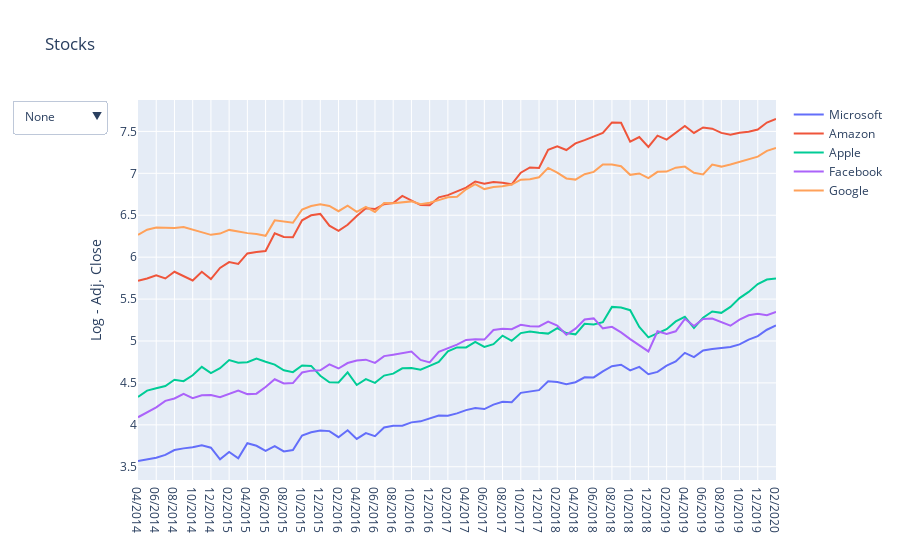

Notebook code for this chart:
### Markdown cell above
**Creating** an **interactive figure** to show the development of stock prices:

### Code cell
# a. Initialize figure

fig = go.Figure()

# b. Add scatters for each big tech ticker

fig.add_trace(
    go.Scatter(x = list(df_big.Date), y = list(df_big.MSFT) , name = 'Microsoft'))

fig.add_trace(
    go.Scatter(x = list(df_big.Date), y = list(df_big.AMZN) , name = 'Amazon'))

fig.add_trace(
    go.Scatter(x = list(df_big.Date), y = list(df_big.AAPL) , name = 'Apple'))

fig.add_trace(
    go.Scatter(x = list(df_big.Date), y = list(df_big.FB) , name ='Facebook'))

fig.add_trace(
    go.Scatter(x = list(df_big.Date), y = list(df_big.GOOG) , name = 'Google'))

# c. Add slicer

fig.update_layout(
    updatemenus=[
        dict(
            active=0,
            buttons=list([
                dict(label="None",
                     method="update",
                     args=[{"visible": [True, True, True, True, True]}]),
                dict(label="Microsoft",
                     method="update",
                     args=[{"visible": [True, False, False, False, False]}]),
                dict(label="Amazon",
                     method="update",
                     args=[{"visible": [False, True, False, False, False]}]),
                dict(label="Apple",
                     method="update",
                     args=[{"visible": [False, False, True, False, False]}]),
                dict(label="Facebook",
                     method="update",
                     args=[{"visible": [False, False, False, True, False]}]),
                dict(label="Google",
                     method="update",
                     args=[{"visible": [False, False, False, False, True]}])
            ]),
        )
    ])

# d. Add creative title and display

fig.update_layout(title_text="Stocks" , yaxis_title = 'Log - Adj. Close')


fig.show()
